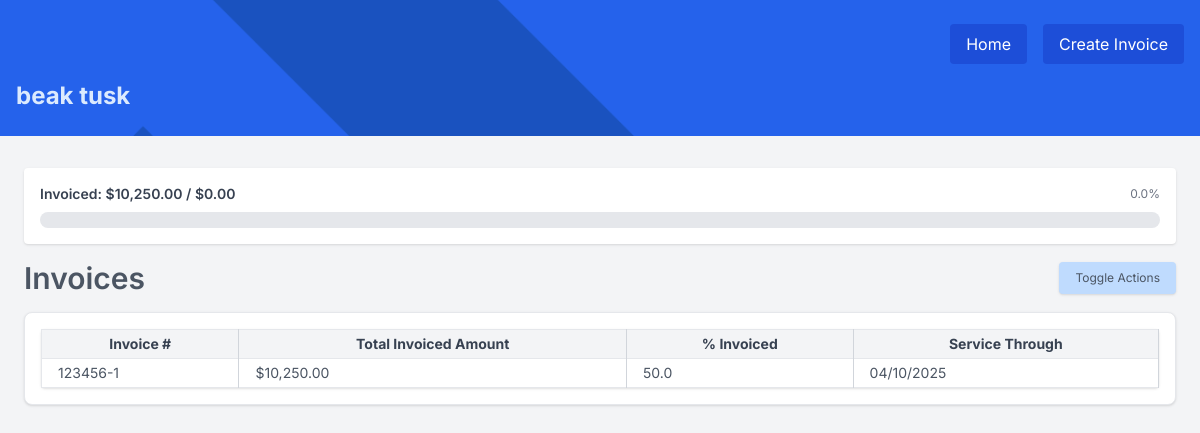
The app's page /invoices/11 with its own data.
### backend/models.py (models this page shows)
class Project(MainBase):
    __tablename__ = "projects_table"
    id = Column(Integer, primary_key=True, index=True)
    wo_date = Column(String)
    project_name = Column(String)
    wo_number = Column(String)
    bmcd_number = Column(String)
    po_number = Column(String)
    tao_number = Column(String)
    contract_number = Column(String)
    total_labor_amount = Column(Float, default=0.0)
    total_expenses_amount = Column(Float, default=0.0)
    total_travel_amount = Column(Float, default=0.0)
    total_tier_fee = Column(Float, default=0.0)
    total_budget_amount = Column(Float, default=0.0)
    subtasks = relationship("Subtask", back_populates="project", cascade="all, delete-orphan")
    invoices = relationship("Invoice", back_populates="project", cascade="all, delete-orphan")

class Invoice(MainBase):
    __tablename__ = "invoices_table"
    id = Column(Integer, primary_key=True, index=True)
    project_id = Column(Integer, ForeignKey("projects_table.id", ondelete="CASCADE"), nullable=False)
    tier_fee_percentage = Column(Float, default=0.0)
    invoice_percentage = Column(Float, default=0.0)
    invoice_number = Column(String)
    invoice_through_date = Column(String)
    invoice_creation_date = Column(String)
    project = relationship("Project", back_populates="invoices")
    invoice_items = relationship("InvoiceAmount", back_populates="invoice", cascade="all, delete-orphan")

### backend/routers/invoices.py (the view)
@router.get("/invoices/{project_id}", response_class=HTMLResponse)
def view_project_invoices_page(project_id: int, request: Request, db: Session = Depends(get_main_db)):
    project = db.query(Project).filter(Project.id == project_id).first()
    if not project:
        raise HTTPException(status_code=404, detail="Project not found")
    invoices = project.invoices
    total_budget = project.total_budget_amount
    invoice_data = []
    total_invoiced = 0
    for invoice in invoices:
        total_amount = sum(item.invoice_amount for item in invoice.invoice_items)
        total_invoiced += total_amount
        formatted_through_date = datetime.strptime(invoice.invoice_through_date, "%Y-%m-%d").strftime("%m/%d/%Y")
        invoice_data.append({
            "invoice": invoice,
            "total_amount": total_amount,
            "formatted_through_date": formatted_through_date
        })
    contributions = [
        {
            "number": row["invoice"].invoice_number,
            "percent": (row["total_amount"] / project.total_budget_amount * 100) if project.total_budget_amount else 0,
            "amount": row["total_amount"]
        }
        for row in invoice_data
    ]
    return templates.TemplateResponse("invoice_list.html", {
        "request": request,
        "project": project,
        "invoices": invoice_data,
        "total_invoiced": total_invoiced,
        "total_budget": total_budget,
        "contributions": contributions
    })

### frontend/templates/invoice_list.html (shortened to what this page needs)
{% extends "base.html" %}
{% block content %}
<div
  class="w-full bg-blue-600 py-6 px-4 mb-8 bg-cover bg-center bg-no-repeat relative"
  style="background-image: url('/static/images/burns_logo.png');"
>
  <div class="absolute inset-0 bg-blue-600 bg-opacity-70 z-0"></div>
    <div class="relative z-10">
    <div class="flex justify-end items-center gap-4 mb-4">
      <a
        href="/projects/"
        class="bg-blue-700 text-white px-4 py-2 rounded hover:bg-blue-800 whitespace-nowrap"
      >
        Home
      </a>
      <a
        href="#"
        hx-get="/invoices/create/{{ project.id }}"
        hx-target="#create-invoice"
        hx-swap="innerHTML"
        class="bg-blue-700 text-white px-4 py-2 rounded hover:bg-blue-800 whitespace-nowrap"
      >
        Create Invoice
      </a>
    </div>
    <h2 class="text-2xl font-bold text-blue-100 whitespace-nowrap">
      {{ project.project_name }}
    </h2>
  </div>
</div>
<div class="pt-0 pl-6 pr-6">
<div class="bg-white shadow rounded p-4 mb-4">
  <div class="flex justify-between items-center mb-2">
    <h3 class="text-sm font-semibold text-gray-700">Invoiced: ${{ "{:,.2f}".format(total_invoiced) }} / ${{ "{:,.2f}".format(total_budget) }}</h3>
    <span class="text-xs text-gray-500">
      {{ "{:.1f}".format((total_invoiced / total_budget) * 100 if total_budget > 0 else 0) }}%
    </span>
  </div>
  <div class="w-full bg-gray-200 rounded-full h-4">
  </div>
</div>
  </div>
<div class="pt-0 pl-6 pr-6" x-data="{ showActions: false }">
  <div class="flex justify-between items-center mb-4">
    <h3 class="text-3xl font-semibold text-gray-600">Invoices</h3>
    <button
      @click="showActions = !showActions"
      class="bg-blue-200 text-gray px-4 py-2 rounded hover:bg-blue-300 whitespace-nowrap text-xs shadow"
    >
      Toggle Actions
    </button>
  </div>
  <div class="pt-0 ">
  <div class="overflow-x-auto border bg-white p-4 mt-2 rounded-lg shadow">
    <table class="w-full text-sm table-auto border rounded shadow">
      <thead class="bg-gray-100 text-gray-700">
        <tr>
          <th class="px-4 py-1 border-r border-gray-300 whitespace-nowrap">Invoice #</th>
          <th class="px-4 py-1 border-r border-gray-300 whitespace-nowrap">Total Invoiced Amount</th>
          <th class="px-4 py-1 border-r border-gray-300 whitespace-nowrap">% Invoiced</th>
          <th class="px-4 py-1 border-r border-gray-300 whitespace-nowrap">Service Through</th>
        </tr>
      </thead>
      <tbody>
        {% for row in invoices %}
        {% set invoice = row.invoice %}
        <tr class="border-t">
          <td class="px-4 py-1 border-r border-gray-300 whitespace-nowrap">{{ invoice.invoice_number }}</td>
          <td class="px-4 py-1 border-r border-gray-300 whitespace-nowrap">${{ "{:,.2f}".format(row.total_amount) }}</td>
          <td class="px-4 py-1 border-r border-gray-300 whitespace-nowrap">{{ invoice.invoice_percentage }}</td>
          <td class="px-4 py-1 border-r border-gray-300 whitespace-nowrap">{{ row.formatted_through_date }}</td>
        </tr>
        {% else %}
        <tr>
          <td colspan="4" class="text-center text-gray-500 py-4">
            No invoices found.
          </td>
        </tr>
        {% endfor %}
      </tbody>
    </table>
    </div>
  </div>
  {% endblock %}

### frontend/templates/base.html (shortened to what this page needs)
<!DOCTYPE html>
<html lang="en">
<head>
    <script src="https://cdn.tailwindcss.com"></script>
</head>
<body class="bg-gray-100 text-gray-600">
  <main class="p-0 m-0">
  {% block content %}{% endblock %}
  </main>
</body>
</html>

### frontend/templates/base.html (style rules this page uses)
body { font-family: 'Inter', sans-serif; }

### records on screen
Project: project_name "beak tusk", total_budget_amount "0.00", total_budget_amount "0.0"
Invoice: invoice_number "123456-1", invoice_percentage "50.0"

### other values on screen
{{ "{:,.2f}".format(total_invoiced) }} "10,250.00"
{{ "{:,.2f}".format(row.total_amount) }} "10,250.00"
{{ row.formatted_through_date }} "04/10/2025"
